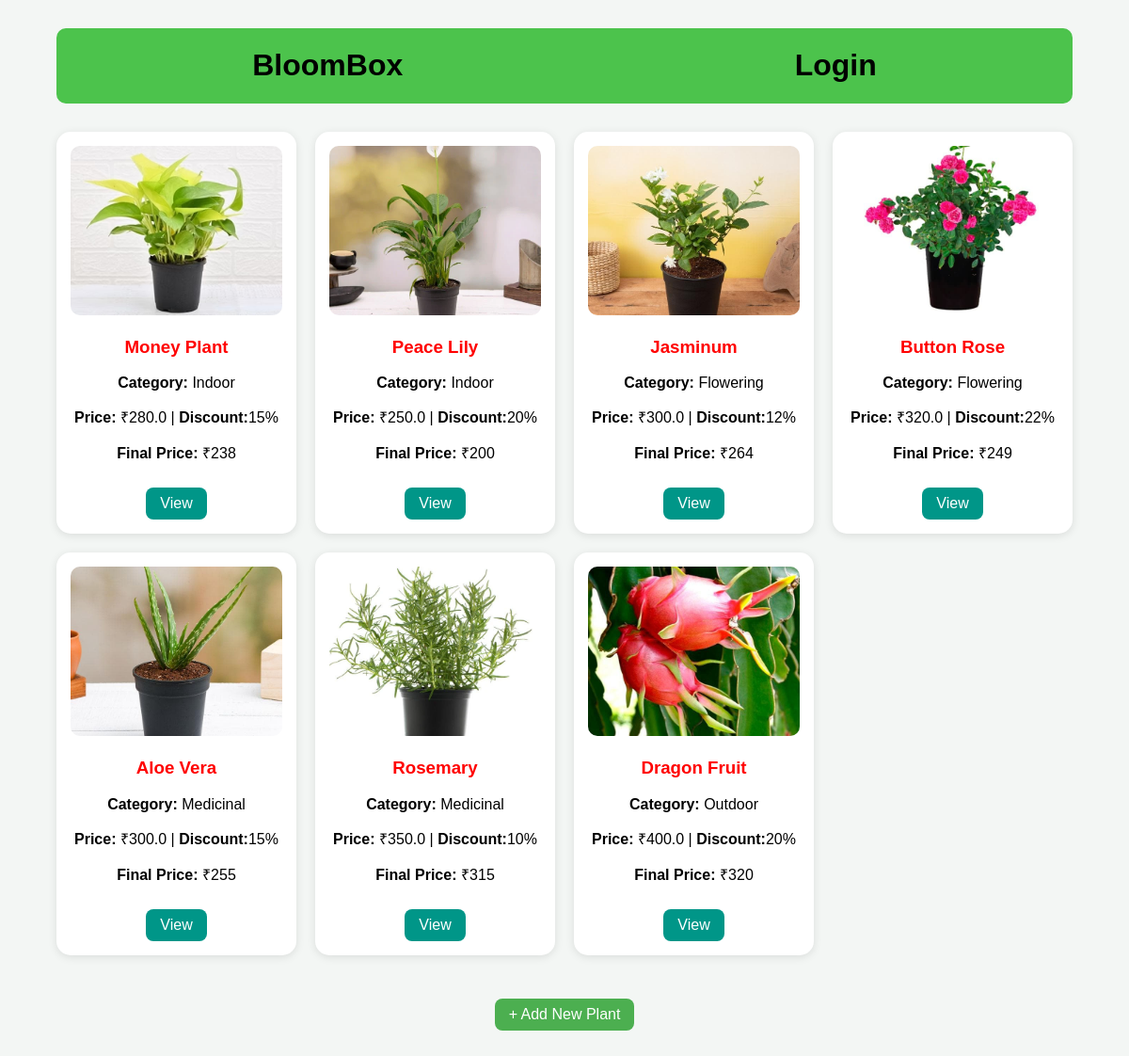
The page / on the database its author committed.
### app1/models.py (models this page shows)
class Plant(models.Model):
    Choice= [
        ("Indoor", "Indoor"),
        ("Outdoor", "Outdoor"),
        ("Medicinal", "Medicinal"),
        ("Flowering", "Flowering"),
    ]
    name=models.CharField(max_length=100)
    category=models.CharField(max_length=50, choices=Choice)
    price=models.FloatField()
    about=models.TextField()
    image=models.ImageField(upload_to="images/")
    discount_percent=models.IntegerField(null=True)
    def final_price(self):
        if self.discount_percent:
            amount=(self.price*self.discount_percent)/100
            return int(self.price-amount)
        return self.price

### app1/views.py (the view)
# urls.py: path("",plant_list,name="plant_list"),
def plant_list(request):
    plants = Plant.objects.all()
    return render(request, "plant_list.html", {"plants": plants})

### template/plant_list.html (shortened to what this page needs)
<!DOCTYPE html>
<html lang="en">
<head>
</head>
<body>
  <div class="container">
    <div class="head">
      <h1>BloomBox</h1>
      <h1><a href="{% url 'app1:login_user' %}">Login</a></h1>
    </div>
    <div class="grid">
      {% for plant in plants %}
      <div class="card">
        {% if plant.image %}
          <img src="{{ plant.image.url }}" alt="{{ plant.name }}">
        {% endif %}
        <h3>{{ plant.name }}</h3>
        <p><b>Category:</b> {{ plant.category }}</p>
        <p><b>Price:</b> ₹{{ plant.price }} | <b>Discount:</b>{{ plant.discount_percent }}%</p>
        <p><b>Final Price:</b> ₹{{ plant.final_price }}</p>
        <a href="{% url 'app1:plant_detail' plant.id %}" class="btn view-btn">View</a>
      </div>
      {% empty %}
        <p>No plants available.</p>
      {% endfor %}
    </div>
    <br><br>
    <a href="{% url 'app1:plant_insert' %}" class="btn add-btn">+ Add New Plant</a>
  </div>
</body>
</html>

### template/plant_list.html (style rules this page uses)
body { font-family: "Poppins", sans-serif; background-color: #f3f6f4; margin: 0; padding: 0; }
.container { width: 90%; margin: 30px auto; text-align: center; }
.grid { display: grid; grid-template-columns: repeat(auto-fill, minmax(250px, 1fr)); gap: 20px; margin-top: 30px; }
.card { background: white; border-radius: 15px; padding: 15px; box-shadow: 0 2px 10px rgba(0, 0, 0, 0.1); }
h3 { color: red; }
.card img { width: 100%; height: 180px; object-fit: cover; border-radius: 10px; }
.btn { display: inline-block; padding: 8px 15px; margin-top: 10px; border-radius: 8px; text-decoration: none; color: white; font-weight: 500; transition: 0.3s; }
.add-btn { background-color: #4CAF50; }
.view-btn { background-color: #009688; }
.head { display: flex; justify-content: space-around; background-color: rgb(76, 195, 76); border-radius: 10px; }
.head a { text-decoration: none; color: black; }

### rows shown on the page
Plant: image (picture), name "Money Plant", category "Indoor", price "280.0", discount_percent "15", final_price "238"
Plant: image (picture), name "Peace Lily", category "Indoor", price "250.0", discount_percent "20", final_price "200"
Plant: image (picture), name "Jasminum", category "Flowering", price "300.0", discount_percent "12", final_price "264"
Plant: image (picture), name "Button Rose", category "Flowering", price "320.0", discount_percent "22", final_price "249"
Plant: image (picture), name "Aloe Vera", category "Medicinal", price "300.0", discount_percent "15", final_price "255"
Plant: image (picture), name "Rosemary", category "Medicinal", price "350.0", discount_percent "10", final_price "315"
Plant: image (picture), name "Dragon Fruit", category "Outdoor", price "400.0", discount_percent "20", final_price "320"
